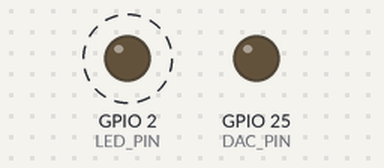
A program run on a simulated ESP32. Shown: output pins drawn as LEDs (lit = HIGH). Dashed ring = blinking.

Above: at 0.05 s.
Timing chart, 0 to 3.0 s (numbered marks = the images above):
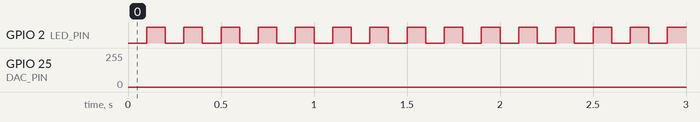

Measured:
- by itself, GPIO 2 (LED_PIN): alternates HIGH for 0.10 s and LOW for 0.10 s

The program:

main.cpp
```cpp
#include <WiFi.h>
#include <WebServer.h>
#include <driver/dac.h>

const char* ssid = "FisExp_2";
const char* password = "12345678";

WebServer server(80);

#define DAC_PIN 25 // DAC
#define LED_PIN 2 //LED

volatile float frequency = 10;
volatile int amplitude = 50;

const int samples = 100;
uint8_t sineTable[samples];
int valueFinal = 0;

hw_timer_t *timer = NULL;
portMUX_TYPE timerMux = portMUX_INITIALIZER_UNLOCKED;

volatile int indexSine = 0;

void generateSineTable() {
  for (int i = 0; i < samples; i++) {
    float angle = (2 * PI * i) / samples;
    sineTable[i] = 127 + 127 * sin(angle);
    //Serial.println(sineTable[i]);
  }
}

void IRAM_ATTR onTimer() {

  portENTER_CRITICAL_ISR(&timerMux);

  uint8_t value = sineTable[indexSine];
  value = ((value - 127) * amplitude / 127) + 127;
  valueFinal = value + 127;
  //Serial.println(value);

  dac_output_voltage(DAC_CHANNEL_1, value);

  indexSine++;
  if (indexSine >= samples) {
    indexSine = 0;
    digitalWrite(LED_PIN, !digitalRead(LED_PIN)); // alterna LED
  }

  portEXIT_CRITICAL_ISR(&timerMux);
}

void updateTimer() {

  float sampleRate = frequency * samples;
  float timerPeriod = 1000000.0 / sampleRate;

  timerAlarmWrite(timer, timerPeriod, true);
}

void handleRoot() {

  String html = R"rawliteral(
<!DOCTYPE html>
<html lang="pt-br">
<head>
<meta charset="utf-8">
<meta name="viewport" content="width=device-width, initial-scale=1">

<style>
.container {
  display: flex;
  align-items: center;
  gap: 10px;
  width: 90%;
}

button {
  width: 40px;
  height: 40px;
  font-size: 20px;
}

#warning {
  color: red;
  font-weight: bold;
  margin-top: 10px;
}

#maximo {
  color: green;
  font-weight: bold;
  margin-top: 10px;
}

</style>

</head>
<body>

<h2>Gerador de Frequências</h2>

<!-- Frequência -->
Frequência: <span id="freqValue">10 Hz</span><br>

<div class="container">
  <button onclick="changeFreq(-1)">-</button>
  <input type="range" min="10" max="800" value="10" id="freq" style="width:100%">
  <button onclick="changeFreq(1)">+</button>
</div>

<br><br>

<!-- Amplitude -->
Amplitude: <span id="ampValue">39.4%</span><br>

<div class="container">
  <button onclick="changeAmp(-1)">-</button>
  <input type="range" min="0" max="127" value="50" id="amp" style="width:100%">
  <button onclick="changeAmp(1)">+</button>
</div>

<br><br>

<div id="warning"></div>
<div id="maximo"></div>

<script>

let freq = document.getElementById("freq");
let amp = document.getElementById("amp");

// Slider direto
freq.oninput = function(){
  updateFreq(this.value);
}

amp.oninput = function(){
  updateAmp(this.value);
}

// Atualiza frequência
function updateFreq(value){
  freq.value = value;
  document.getElementById("freqValue").innerHTML = value + " Hz";
  fetch("/set?freq=" + value);
}

// Atualiza amplitude (modo osciloscópio)
function updateAmp(value){
  amp.value = value;

  let percent = (value / 127) * 100;
  percent = percent.toFixed(1);

  // Tensão aproximada (DAC 0–3.3V)
/*
  let voltage = (value / 127) * 3.3;
  voltage = voltage.toFixed(2);

  document.getElementById("ampValue").innerHTML =
  value + " (" + percent + "% | " + voltage + " V)";
*/

  document.getElementById("ampValue").innerHTML = percent + "%";

  // Mensagem de aviso
  if(value == 0){
    document.getElementById("warning").innerHTML = "Tensão de saída em 0V, amplitude zerada. Impossível gerar frequência.";
    document.getElementById("maximo").innerHTML = "";
  }
  else {
    if(value == 127){
      document.getElementById("maximo").innerHTML = "Tensão de saída em 3,3V. Amplitude máxima atingida.";
      document.getElementById("warning").innerHTML = "";
    }
    else {
      document.getElementById("warning").innerHTML = "";
      document.getElementById("maximo").innerHTML = "";
    }
  }

  fetch("/set?amp=" + value);
}

// Botões
function changeFreq(step){
  let newValue = parseInt(freq.value) + step;
  if(newValue >= freq.min && newValue <= freq.max){
    updateFreq(newValue);
  }
}

function changeAmp(step){
  let newValue = parseInt(amp.value) + step;
  if(newValue >= amp.min && newValue <= amp.max){
    updateAmp(newValue);
  }
}

</script>

</body>
</html>
)rawliteral";

  server.send(200, "text/html", html);
}

void handleSet() {

  if (server.hasArg("freq")) {
    frequency = server.arg("freq").toFloat();
    updateTimer();
  }

  if (server.hasArg("amp")) {
    amplitude = server.arg("amp").toInt();
  }

  server.send(200, "text/plain", "OK");
}

void setup() {

  //Serial.begin(115200);
  pinMode(LED_PIN, OUTPUT); //LED
  dac_output_enable(DAC_CHANNEL_1);

  generateSineTable();

  WiFi.softAP(ssid, password);

  server.on("/", handleRoot);
  server.on("/set", handleSet);

  server.begin();

  timer = timerBegin(0, 80, true);
  timerAttachInterrupt(timer, &onTimer, true);

  updateTimer();

  timerAlarmEnable(timer);
}

void loop() {
  server.handleClient();
}
```
